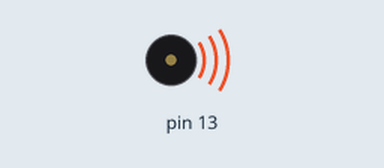
Simulated run of this sketch. Board: Arduino Uno, built with avr-gcc and run on an emulated ATmega328P. Shown: buzzer (waves = sounding).

Above: at 0.2 s.
Timing chart, 0 to 7.4 s (numbered marks = the images above):
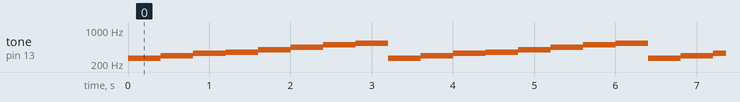

Measured:
- by itself, tone on pin 13: repeats every 3.2 s: 297 Hz 0.40 s, 330 Hz 0.40 s, 352 Hz 0.40 s, 396 Hz 0.40 s, 440 Hz 0.40 s, 496 Hz 0.40 s, 528 Hz 0.40 s, 264 Hz 0.40 s

The sketch:

exe5.ino
```cpp
int buz = 13;
void setup()
{
    pinMode(13, OUTPUT);
}

void loop()
{
    int melody[] = {264, 297, 330, 352, 396, 440, 496, 528};
    tone(13, melody[0]);
    delay(400);
    tone(13, melody[1]);
    delay(400);
    tone(13, melody[2]);
    delay(400);
    tone(13, melody[3]);
    delay(400);
    tone(13, melody[4]);
    delay(400);
    tone(13, melody[5]);
    delay(400);
    tone(13, melody[6]);
    delay(400);
    tone(13, melody[7]);
    delay(400);
}
```
